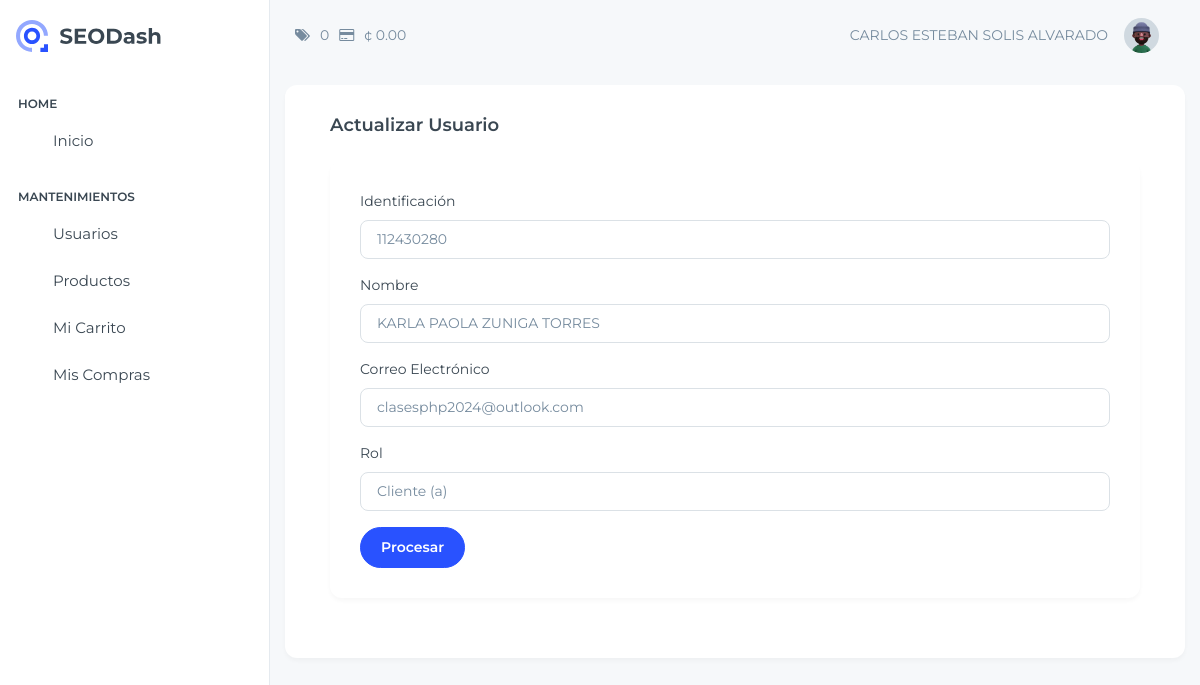
Page /View/Usuario/actualizarUsuario.php?id=2 (signed in) on the committed database.
### tables this page shows
CREATE TABLE `tusuario` (
  `Consecutivo` bigint(11) NOT NULL AUTO_INCREMENT,
  `Identificacion` varchar(20) NOT NULL,
  `Nombre` varchar(255) NOT NULL,
  `CorreoElectronico` varchar(80) NOT NULL,
  `Contrasena` varchar(10) NOT NULL,
  `Activo` bit(1) NOT NULL,
  `ConsecutivoRol` int(11) DEFAULT NULL,
  PRIMARY KEY (`Consecutivo`),
  UNIQUE KEY `CorreoElectronico_UNIQUE` (`CorreoElectronico`),
  UNIQUE KEY `Identificacion_UNIQUE` (`Identificacion`),
  KEY `FK_ROL` (`ConsecutivoRol`),
  CONSTRAINT `FK_ROL` FOREIGN KEY (`ConsecutivoRol`) REFERENCES `trol` (`Consecutivo`)
);

### Model/UsuarioModel.php (called while the page is built, shortened)
<?php
    function ConsultarUsuarioModel($consecutivo)
    {
        try {
            $enlace = AbrirBD();
            $sentencia = "CALL ConsultarUsuario('$consecutivo')" ;
            $result = $enlace -> query($sentencia);
            return $result;
        } catch (Exception $ex) {
            return null;
        }
    }
    function ConsultarRolesModel()
    {
        try {
            $enlace = AbrirBD();
            $sentencia = "CALL ConsultarRoles()" ;
            $result = $enlace -> query($sentencia);
            return $result;
        } catch (Exception $ex) {
            return null;
        }
    }
?>

### Controller/UsuarioController.php (called while the page is built, shortened)
<?php
    include_once $_SERVER["DOCUMENT_ROOT"] .'/Proyecto_Clase/Model/UsuarioModel.php';
    function ConsultarUsuario($consecutivo)
    {
        $result = ConsultarUsuarioModel($consecutivo);
        if($result != null && $result -> num_rows > 0)
        {
            return mysqli_fetch_array($result);
        }
        else
        {
            $_POST["txtMensaje"]= "No se ha podido obtener información correctamente";
            header('location: ../../View/Login/home.php');
        }
    }
    function ConsultarRoles()
    {
        return ConsultarRolesModel();
    }
?>

### View/Usuario/actualizarUsuario.php (the view, shortened to what this page needs)
<?php
    include_once $_SERVER["DOCUMENT_ROOT"] .'/Proyecto_Clase/View/layout.php';
    include_once $_SERVER["DOCUMENT_ROOT"] .'/Proyecto_Clase/Controller/UsuarioController.php';
    $id = $_GET ["id"];
    $datos = ConsultarUsuario($id);
?>
<!doctype html>
<html lang="en">
<body class="page-wrapper">
    <div id="main-wrapper" data-layout="vertical" data-navbarbg="skin6" data-sidebartype="full"
        data-sidebar-position="fixed" data-header-position="fixed">
        <div class="body-wrapper">
            <div class="container-fluid">
                <div class="row">
                    <div class="card">
                        <div class="card-body">
                            <h5 class="card-title fw-semibold mb-4">Actualizar Usuario</h5>
                            <div class="card">
                                <div class="card-body">
                                    <form action="" method="POST">
                                        <div class="mb-3">
                                            <label class="form-label">Identificación</label>
                                            <input type="text" class="form-control" id="txtIdentificacion"
                                                name="txtIdentificacion" value="<?php echo $datos["Identificacion"]?>"
                                                onkeyup="ConsultarNombre();">
                                        </div>
                                        <div class="mb-3">
                                            <label class="form-label">Nombre</label>
                                            <input type="text" class="form-control" id="txtNombre" name="txtNombre"
                                                value="<?php echo $datos["Nombre"]?>">
                                        </div>
                                        <div class="mb-3">
                                            <label class="form-label">Correo Electrónico</label>
                                            <input type="email" class="form-control" id="txtCorreo" name="txtCorreo"
                                                value="<?php echo $datos["CorreoElectronico"]?>">
                                        </div>
                                        <div class="mb-3">
                                            <label class="form-label">Rol</label>
                                            <select id="ddlRoles" name="ddlRoles" class="form-control">
                                                <?php
                                                    $roles = ConsultarRoles();
                                                    While ($fila = mysqli_fetch_array($roles))
                                                        {
                                                            if($fila["Consecutivo"] == $datos["ConsecutivoRol"])
                                                            {
                                                                echo "<option selected value=" . $fila["Consecutivo"] . ">" . $fila["NombreRol"] ."</option>";
                                                            }
                                                            else
                                                            {
                                                                echo "<option value=" . $fila["Consecutivo"] . ">" . $fila["NombreRol"] ."</option>";
                                                            }
                                                        }
                                                ?>
                                            </select>
                                        </div>
                                        <input type="submit" class="btn btn-primary" value="Procesar"
                                            id="btnActualizarUsuario" name="btnActualizarUsuario">
                                    </form>
                                </div>
                            </div>
                        </div>
                    </div>
                </div>
            </div>
        </div>
</body>
</html>

### rows in the picture
tusuario: txtIdentificacion "112430280", txtNombre "KARLA PAOLA ZUNIGA TORRES", txtCorreo "clasesphp2024@outlook.com"

### other values in the picture
$cantidad "0"
$total "0.00"
$usuario "CARLOS ESTEBAN SOLIS ALVARADO"
form field ddlRoles "Cliente (a)"
